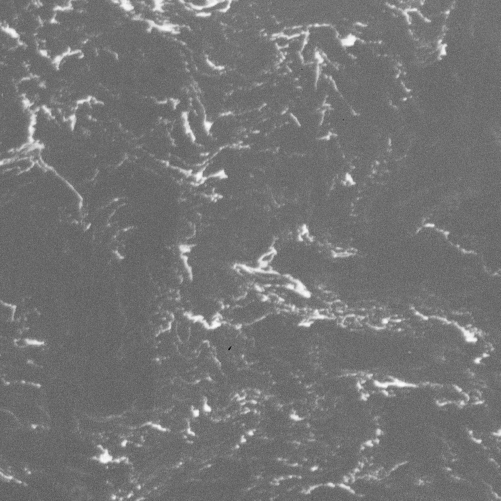
%> input picture GF-4/GF-4_NDVI/2016-06-25-NDVI-4.tif, 1001 x 1001 px (shown at 1/2 size)
$ octave The_CSLS_model.m   (GNU Octave 9; MATLAB toolbox functions it lacks are replaced by stand-ins)
%> lines starting %> are read from the running program, lines starting %| are printed output that depends on the picture; in (x1, y1, x2, y2) boxes, pixels count from 0 and x2, y2 are one past the last pixel; in counts of white or black regions, pixels touching at a corner belong together; the program's own positions count from 1
### GF-4/CSLS.m
function [phi,D_alpha,D_beta,sigma] = CSLS(phi,epsilon,I,F_rho,G_rho,D_alpha,D_beta,sigma,timestep_T,k)
%========================================================
% Iterations of the level set function
% _______________________________________________________
% Input parameter
% phi: level set function
% epsilon: constant value
% I:input image
% F_rho: constant function
% G_rho: gaussian kernel function
% D_alpha: deformation of neighborhood characterization term
% D_beta: deformation of edge preservation term
% sigma: intensity deviation of neighborhood characterization term
% timestep_T: time step of level set iteration
% k: empirical scaling parameter
%
% M: two-dimension membership function
% C_alpha: clean image of neighborhood characterization term
% C_beta: clean image of edge preservation term
%
%Author. Meng Dongdong
%     Department of Physics
%     Ocean University of China,College of Information S&E
%     Qingdao.China
%Version:1.0 Data: May 2.2019
%========================================================
M = update_M(phi,epsilon);

C_alpha = update_C(I,F_rho,M,D_alpha);
C_beta  = update_C(I,G_rho,M,D_beta);

D_alpha = update_Dalpha(I,F_rho,M,C_alpha,sigma);
D_beta  = update_Dbeta(I,G_rho,M,C_beta);

sigma = update_sigma(I,D_alpha,F_rho,C_alpha,M);

e = update_e(I,F_rho,G_rho,sigma,D_alpha,D_beta,C_alpha,C_beta,k);
phi = update_phi(phi,e,timestep_T,epsilon);

%--------Update the clean image J----------------
function C = update_C(I,K,M,D)
[row,col,dim] = size(M);
for i = 1:dim
    Top = conv2(D,K,'same').*I.*M(:,:,i);
    Bottom = conv2(D.^2,K,'same').*M(:,:,i);
    de = sum(sum(Bottom));
    de = de+(de==0)*eps;
    C(1:row,1:col,i) = sum(sum(Top))/de;         % Eq.(17)
end

%--------Update the deformation D_alpha----------------
function Dalpha = update_Dalpha(I,K,M,C,sigma)
[row,col,dim] = size(M);
J1 = zeros(row,col);
J2 = J1;
for i = 1:dim
    csi  = C(:,:,i)./sigma(:,:,i);
    c2si = C(:,:,i).^2./sigma(:,:,i);
    J1 = J1 + conv2(I.*M(:,:,i),K,'same').*csi;
    J2 = J2 + conv2(M(:,:,i),K,'same').*c2si;
end
Dalpha = J1./(J2+(J2==0).*eps);                    % Eq.(19)

%--------Update the deformation D_beta----------------
function Dbeta = update_Dbeta(I,G,M,C)
[row,col,dim] = size(M);
J1 = zeros(row,col);
J2 = J1;
for i = 1:dim
    csi  = C(:,:,i);
    c2si = C(:,:,i).^2;
    J1 = J1 + conv2(I.*M(:,:,i),G,'same').*csi;
    J2 = J2 + conv2(M(:,:,i),G,'same').*c2si;
end
Dbeta = J1./(J2+(J2==0).*eps);                     % Eq.(19)

%--------Update the intensity deviation sigma----------------
function sigma = update_sigma(I,D,F,C,M)
[row,col,dim] = size(C);
I2 = I.^2;
for i = 1:dim
    MI1F = conv2(M(:,:,i).*I2,F,'same');
    DC = D.*(C(:,:,i));
    DCMIF = -2*DC.*conv2(M(:,:,i).*I,F,'same');
    DC2MF = DC.^2.*conv2(M(:,:,i),F,'same');
    Top = sum(sum(MI1F+DCMIF+DC2MF));
    Buttom = conv2(M(:,:,i),F,'same');
    de =  sum(sum(Buttom));
    de  = de + (de==0)*eps;
    sigma(1:row,1:col,i) = Top/de;                 % Eq.(21)
end

%--------Update the intermediate level set function----------------
function phi = update_phi(phi,e,timestep_T,epsilon)
phi = NeumannBoundCond(phi);
DiracF = Dirac(phi,epsilon);
F = e(:,:,2)-e(:,:,1);
phi = phi + timestep_T*(F.*DiracF);                      % Eq.(22)

function e = update_e(I,F_rho,G_rho,sigma,D_alpha,D_beta,C_alpha,C_beta,k)
[row,col,dim] = size(sigma);
sigma = sqrt(sigma);
for i = 1:dim
    E_nc1 = I.^2.*conv2(1./(sigma(:,:,i).^2),F_rho,'same');
    E_nc2 = -2*C_alpha(:,:,i).*I.*conv2(D_alpha./(sigma(:,:,i).^2),F_rho,'same');
    E_nc3 = C_alpha(:,:,i).^2.*conv2(D_alpha.^2./(sigma(:,:,i).^2),F_rho,'same');
    E_ep1 = I.^2.*conv2(1,G_rho,'same');
    E_ep2 = -2*C_beta(:,:,i).*I.*conv2(D_beta,G_rho,'same');
    E_ep3 = C_beta(:,:,i).^2.*conv2(D_beta.^2,G_rho,'same');
    e(:,:,i) = conv2(log(sigma(:,:,i)),F_rho,'same')+...
        (E_nc1+E_nc2+E_nc3)./2+k*(E_ep1+E_ep2+E_ep3);   % Eq.(23)
end
%--------Neumann boundary condition----------------
function g = NeumannBoundCond(f)
[nrow,ncol] = size(f);
g = f;
g([1 nrow],[1 ncol]) = g([3 nrow-2],[3 ncol-2]);
g([1 nrow],2:end-1)  = g([3 nrow-2],2:end-1);
g(2:end-1,[1 ncol])  = g(2:end-1,[3 ncol-2]);

%--------Heaviside function----------------
function H = Heaviside(u,epsilon)
H = 0.5*(1+2/pi*atan(u./epsilon));                       % Eq.(13)

%--------Dirac delta function----------------
function DrcU = Dirac(u,epsilon)
DrcU = (epsilon/pi)./(epsilon^2+u.^2);                   % Eq.(24)

%--------Two-dimension membership function----------------
function M = update_M(phi1,epsilon)
phi1=NeumannBoundCond(phi1);
H1 = Heaviside(phi1,epsilon);
M(:,:,1) = H1;
M(:,:,2) = 1-H1;

### GF-4/The_CSLS_model.m
clc;clear all;close all;
%========================================================
% Context-sensitive Level Sets for Green Algae Detection
% _______________________________________________________

% I:input image
% nrow: the number of image rows
% ncol: the number of image columns
% Iteration_number: iteration number
%
% F_rho: constant function
% G_rho: gaussian kernel function
%
% N: the number of disjoint regions in the whole image
% k: empirical scaling parameter
%
% D_alpha: deformation of neighborhood characterization term
% D_beta: deformation of edge preservation term
% sigma: intensity deviation of neighborhood characterization term
%
% m0: constant for initializing level set function
% initialLSF: initialization of the level set function
% phi: level set function
%
% timestep_T: time step of level set iteration
% epsilon: constant value
% timestep_t: time step of regularization
%
% Img: output image
%
%Author. Meng Dongdong
%     Department of Physics
%     Ocean University of China,College of Information S&E
%     Qingdao.China
%Version:1.0 Data: May 2.2019
%========================================================
addpath('.\image');
%--------Input green algae image----------------
im = imread('GF-4_NDVI\2016-06-25-NDVI-4.tif');
%> im is the input picture: size 1001x1001 single; min -0.554, max 0.688, mean 0.0138
I_ori = mat2gray(im);
I_chu = I_ori.*255;
I = double(I_chu(:,:,1));
[nrow,ncol] = size(I);
%> nrow = 1001; ncol = 1001

set(0,'defaultfigurecolor','w');
figure;imagesc(I, [0, 255]);title('Green algae image');
colormap(gray);hold on; axis off;axis equal;
pause(0.1);

%---The initialization of context-sensitive level sets---
Iteration_number = 300;

c = 11
F_rho = ones(c);                                     % Eq.(7)
gamma = 10;
G_rho=fspecial('gaussian',round(2*gamma)*2+1,gamma); % Eq.(10)

N = 2;
k = 2;                 %value belongs to  [0,2]
%-------------Initialization---------------------------------
D_alpha(1:nrow,1:ncol) = 1;
%> D_alpha: size 1001x1001 double; every value is 1
D_beta(1:nrow,1:ncol) = 1;
for i = 1:N
    sigma(1:nrow,1:ncol,i) = i;
end

m0 = 0.001;
initialLSF = ones(size(I(:,:,1))).*m0;               % Eq.(15)
%> initialLSF: size 1001x1001 double; every value is 0.001
 initialLSF(300:600,300:600) = -m0;
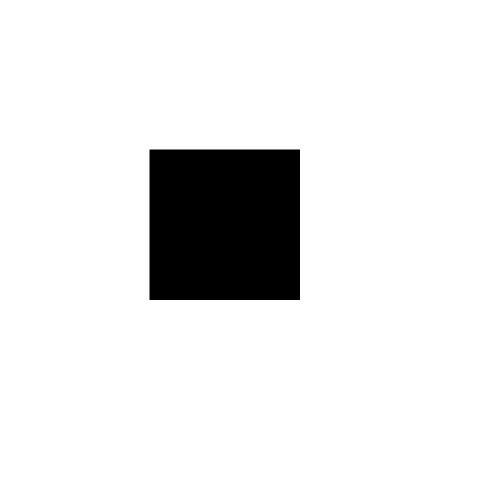
%> initialLSF: size 1001x1001 double (shown at 1/2 size); values -0.001 (black) and 0.001 (white), 91% white; 1 black region, box (x1, y1, x2, y2) and area: (299, 299, 600, 600) 90601
phi = initialLSF;
%--------------------------------------------
timestep_T = 0.1;                                    %value belongs to  [0,1]
epsilon = 1;
timestep_t = 0.1;                                    %value belongs to  [0,1]

hold on;
[c,h] = contour(phi,[0 0],'r');
%> c = 1206 columns, first 8: [0 299.5 300 301 302 303 304 305; 1205 300 299.5 299.5 299.5 299.5 299.5 299.5]; h = -40.53
title('Initialization of the level set function');
pause(0.1);

%--------Iterations of the level set function----------------
for i = 1:Iteration_number
%> (the run ends here)
